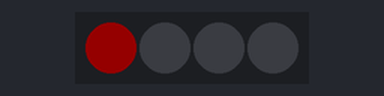
Bench run of a sketch on a simulated Arduino Uno, built with avr-gcc and run on an emulated ATmega328P. On the bench: 4 RGB LEDs in strip order, left to right. Dim RGB values are drawn brighter than linear.

Above: at 0.12 s.
At 0.87 s:
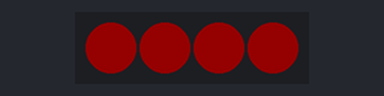
At 1.37 s:
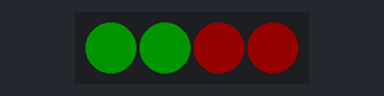
At 2.87 s:
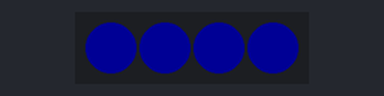
At 4.88 s:
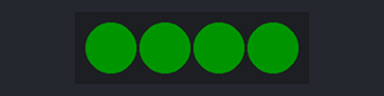
At 6.63 s:
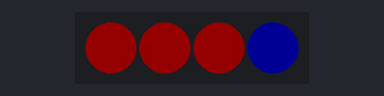
Timing chart, 0 to 6.9 s (numbered marks = the images above):
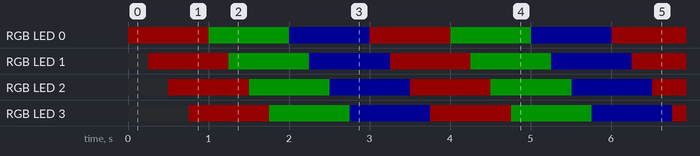

The sketch:

basic_neopixel_code.ino
```cpp
#include <Adafruit_NeoPixel.h>
#define PIN 2 //pin the neopixels are in
#define NUMPIXEL 4 // how many neopixels there are

Adafruit_NeoPixel strip(NUMPIXEL, PIN);

void setup() {
  // put your setup code here, to run once:
  strip.begin(); //starts the neopixels
  strip.setBrightness(20);

}

void loop() {//loops the colors
  colorWipe(strip.Color(255, 0, 0),50); // Red
  colorWipe(strip.Color(0, 255, 0), 50); // Green
  colorWipe(strip.Color(0, 0, 255), 50); // Blue


}

void colorWipe(uint32_t c, uint8_t wait){
  for(uint32_t i=0; i<strip.numPixels(); i++) { //loops the colorWipe
    strip.setPixelColor(i, c);//sets the colors. i is the pixel number and c is the rgb code
    strip.show(); //shows the neopixels
    delay(250);
  }
}
```

Measured:
- by itself, RGB LED 0–3: repeats every 3.0 s: RGB(0, 20, 0) 1.0 s, RGB(0, 0, 20) 1.0 s, RGB(20, 0, 0) 1.0 s
